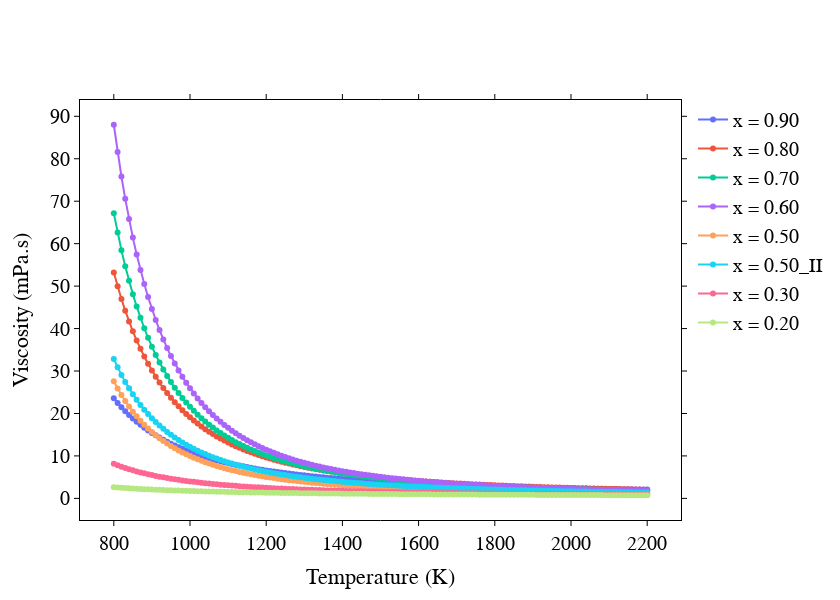

This figure's notebook cell:
### Code cell
from dfttk.plotly_format import plot_format
import plotly.graph_objects as go

# Plot viscosity vs temperature for all compositions
fig = go.Figure()
for comp in new_compositions:
    fig.add_trace(go.Scatter(
        x=data_renamed[comp]["Temperature (K)"],
        y=data_renamed[comp]["Viscosity (mPa.s)"],
        mode='lines+markers',
        name=f"x = {comp}"
    ))

plot_format(fig, "Temperature (K)", "Viscosity (mPa.s)")
fig.show()

### Figure 1 — Plotly figure (JSON) as saved in the notebook; plotly's stock layout.template omitted (floating-point values rounded to 4 significant figures; data arrays with more than 128 entries replaced by an {"elided": "..."} marker saying what was removed)
{"data": [{"mode": "lines+markers", "name": "x = 0.90", "type": "scatter", "x": {"elided": "141 int values"}, "y": {"elided": "141 float values"}}, {"mode": "lines+markers", "name": "x = 0.80", "type": "scatter", "x": {"elided": "141 int values"}, "y": {"elided": "141 float values"}}, {"mode": "lines+markers", "name": "x = 0.70", "type": "scatter", "x": {"elided": "141 int values"}, "y": {"elided": "141 float values"}}, {"mode": "lines+markers", "name": "x = 0.60", "type": "scatter", "x": {"elided": "141 int values"}, "y": {"elided": "141 float values"}}, {"mode": "lines+markers", "name": "x = 0.50", "type": "scatter", "x": {"elided": "141 int values"}, "y": {"elided": "141 float values"}}, {"mode": "lines+markers", "name": "x = 0.50_II", "type": "scatter", "x": {"elided": "141 int values"}, "y": {"elided": "141 float values"}}, {"mode": "lines+markers", "name": "x = 0.30", "type": "scatter", "x": {"elided": "141 int values"}, "y": {"elided": "141 float values"}}, {"mode": "lines+markers", "name": "x = 0.20", "type": "scatter", "x": {"elided": "141 int values"}, "y": {"elided": "141 float values"}}], "layout": {"font": {"family": "Devaju Sans"}, "height": 600, "legend": {"font": {"color": "black", "size": 20}}, "plot_bgcolor": "white", "width": 840, "xaxis": {"linecolor": "black", "linewidth": 1, "mirror": "allticks", "showgrid": false, "showline": true, "tickcolor": "black", "tickfont": {"color": "rgb(0,0,0)", "size": 20}, "ticks": "outside", "tickwidth": 1, "title": {"font": {"color": "rgb(0,0,0)", "size": 22}, "text": "Temperature (K)"}}, "yaxis": {"linecolor": "black", "linewidth": 1, "mirror": "allticks", "showgrid": false, "showline": true, "tickcolor": "black", "tickfont": {"color": "rgb(0,0,0)", "size": 20}, "ticks": "outside", "tickwidth": 1, "title": {"font": {"color": "rgb(0,0,0)", "size": 22}, "text": "Viscosity (mPa.s)"}}}}
